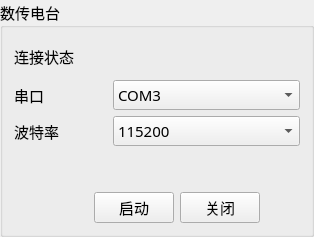
       <widget class="QGroupBox" name="grp_03_Radio">
        <property name="minimumSize">
         <size>
          <width>206</width>
          <height>227</height>
         </size>
        </property>
        <property name="font">
         <font>
          <family>黑体</family>
          <pointsize>11</pointsize>
         </font>
        </property>
        <property name="title">
         <string>数传电台</string>
        </property>
        <layout class="QGridLayout" name="gridLayout_5">
         <item row="2" column="0">
          <layout class="QHBoxLayout" name="horizontalLayout_13" stretch="1,2">
           <item>
            <widget class="QLabel" name="lbl_03_RadioBaudRateText">
             <property name="minimumSize">
              <size>
               <width>0</width>
               <height>0</height>
              </size>
             </property>
             <property name="maximumSize">
              <size>
               <width>16777215</width>
               <height>16777215</height>
              </size>
             </property>
             <property name="text">
              <string>波特率</string>
             </property>
            </widget>
           </item>
           <item>
            <widget class="QComboBox" name="cb_03_RadioBaudRate">
             <property name="minimumSize">
              <size>
               <width>100</width>
               <height>0</height>
              </size>
             </property>
             <property name="currentIndex">
              <number>12</number>
             </property>
             <item>
              <property name="text">
               <string>110</string>
              </property>
             </item>
             <item>
              <property name="text">
               <string>300</string>
              </property>
             </item>
             <item>
              <property name="text">
               <string>600</string>
              </property>
             </item>
             <item>
              <property name="text">
               <string>1200</string>
              </property>
             </item>
             <item>
              <property name="text">
               <string>2400</string>
              </property>
             </item>
             <item>
              <property name="text">
               <string>4800</string>
              </property>
             </item>
             <item>
              <property name="text">
               <string>9600</string>
              </property>
             </item>
             <item>
              <property name="text">
               <string>14400</string>
              </property>
             </item>
             <item>
              <property name="text">
               <string>19200</string>
              </property>
             </item>
             <item>
              <property name="text">
               <string>38400</string>
              </property>
             </item>
             <item>
              <property name="text">
               <string>56000</string>
              </property>
             </item>
             <item>
              <property name="text">
               <string>57600</string>
              </property>
             </item>
             <item>
              <property name="text">
               <string>115200</string>
              </property>
             </item>
             <item>
              <property name="text">
               <string>128000</string>
              </property>
             </item>
             <item>
              <property name="text">
               <string>230400</string>
              </property>
             </item>
             <item>
              <property name="text">
               <string>256000</string>
              </property>
             </item>
             <item>
              <property name="text">
               <string>460800</string>
              </property>
             </item>
             <item>
              <property name="text">
               <string>921600</string>
              </property>
             </item>
             <item>
              <property name="text">
               <string>1000000</string>
              </property>
             </item>
             <item>
              <property name="text">
               <string>2000000</string>
              </property>
             </item>
             <item>
              <property name="text">
               <string>Customize</string>
              </property>
             </item>
            </widget>
           </item>
          </layout>
         </item>
         <item row="3" column="0">
          <spacer name="horizontalSpacer">
           <property name="orientation">
            <enum>Qt::Horizontal</enum>
           </property>
           <property name="sizeHint" stdset="0">
            <size>
             <width>40</width>
             <height>20</height>
            </size>
           </property>
          </spacer>
         </item>
         <item row="1" column="0">
          <layout class="QHBoxLayout" name="horizontalLayout_12" stretch="1,2">
           <item>
            <widget class="QLabel" name="lbl_03_RadioPortText">
             <property name="minimumSize">
              <size>
               <width>0</width>
               <height>0</height>
              </size>
             </property>
             <property name="maximumSize">
              <size>
               <width>16777215</width>
               <height>16777215</height>
              </size>
             </property>
             <property name="text">
              <string>串口</string>
             </property>
            </widget>
           </item>
           <item>
            <widget class="QComboBox" name="cb_03_RadioPort">
             <property name="minimumSize">
              <size>
               <width>100</width>
               <height>0</height>
              </size>
             </property>
             <property name="currentIndex">
              <number>2</number>
             </property>
             <item>
              <property name="text">
               <string>COM1</string>
              </property>
             </item>
             <item>
              <property name="text">
               <string>COM2</string>
              </property>
             </item>
             <item>
              <property name="text">
               <string>COM3</string>
              </property>
             </item>
             <item>
              <property name="text">
               <string>COM4</string>
              </property>
             </item>
             <item>
              <property name="text">
               <string>COM5</string>
              </property>
             </item>
             <item>
              <property name="text">
               <string>COM6</string>
              </property>
             </item>
             <item>
              <property name="text">
               <string>COM7</string>
              </property>
             </item>
            </widget>
           </item>
          </layout>
         </item>
         <item row="0" column="0">
          <layout class="QHBoxLayout" name="horizontalLayout_11" stretch="1,2,3">
           <item>
            <widget class="QLabel" name="lbl_03_RadioStatusText">
             <property name="text">
              <string>连接状态</string>
             </property>
            </widget>
           </item>
           <item>
            <widget class="QLabel" name="lbl_03_RadioStatusIcon">
             <property name="sizePolicy">
              <sizepolicy hsizetype="Fixed" vsizetype="Fixed">
               <horstretch>0</horstretch>
               <verstretch>0</verstretch>
              </sizepolicy>
             </property>
             <property name="minimumSize">
              <size>
               <width>65</width>
               <height>35</height>
              </size>
             </property>
             <property name="maximumSize">
              <size>
               <width>65</width>
               <height>35</height>
              </size>
             </property>
             <property name="text">
              <string/>
             </property>
             <property name="pixmap">
              <pixmap resource="auvshorecontrol.qrc">:/icon/communication/icon/communication/initializing.png</pixmap>
             </property>
             <property name="scaledContents">
              <bool>true</bool>
             </property>
             <property name="alignment">
              <set>Qt::AlignCenter</set>
             </property>
            </widget>
           </item>
           <item>
            <spacer name="horizontalSpacer_25">
             <property name="orientation">
              <enum>Qt::Horizontal</enum>
             </property>
             <property name="sizeHint" stdset="0">
              <size>
               <width>40</width>
               <height>20</height>
              </size>
             </property>
            </spacer>
           </item>
          </layout>
         </item>
         <item row="5" column="0">
          <layout class="QHBoxLayout" name="horizontalLayout_16" stretch="0,0,2,0,0">
           <item>
            <spacer name="horizontalSpacer_10">
             <property name="orientation">
              <enum>Qt::Horizontal</enum>
             </property>
             <property name="sizeHint" stdset="0">
              <size>
               <width>40</width>
               <height>20</height>
              </size>
             </property>
            </spacer>
           </item>
           <item>
            <spacer name="horizontalSpacer_11">
             <property name="orientation">
              <enum>Qt::Horizontal</enum>
             </property>
             <property name="sizeHint" stdset="0">
              <size>
               <width>40</width>
               <height>20</height>
              </size>
             </property>
            </spacer>
           </item>
           <item>
            <widget class="QPushButton" name="btn_03_RadioActivate">
             <property name="text">
              <string>启动</string>
             </property>
            </widget>
           </item>
           <item>
            <widget class="QPushButton" name="btn_03_RadioShut">
             <property name="text">
              <string>关闭</string>
             </property>
            </widget>
           </item>
           <item>
            <spacer name="horizontalSpacer_12">
             <property name="orientation">
              <enum>Qt::Horizontal</enum>
             </property>
             <property name="sizeHint" stdset="0">
              <size>
               <width>40</width>
               <height>20</height>
              </size>
             </property>
            </spacer>
           </item>
          </layout>
         </item>
         <item row="4" column="0">
          <spacer name="horizontalSpacer_5">
           <property name="orientation">
            <enum>Qt::Horizontal</enum>
           </property>
           <property name="sizeHint" stdset="0">
            <size>
             <width>40</width>
             <height>20</height>
            </size>
           </property>
          </spacer>
         </item>
        </layout>
       </widget>
